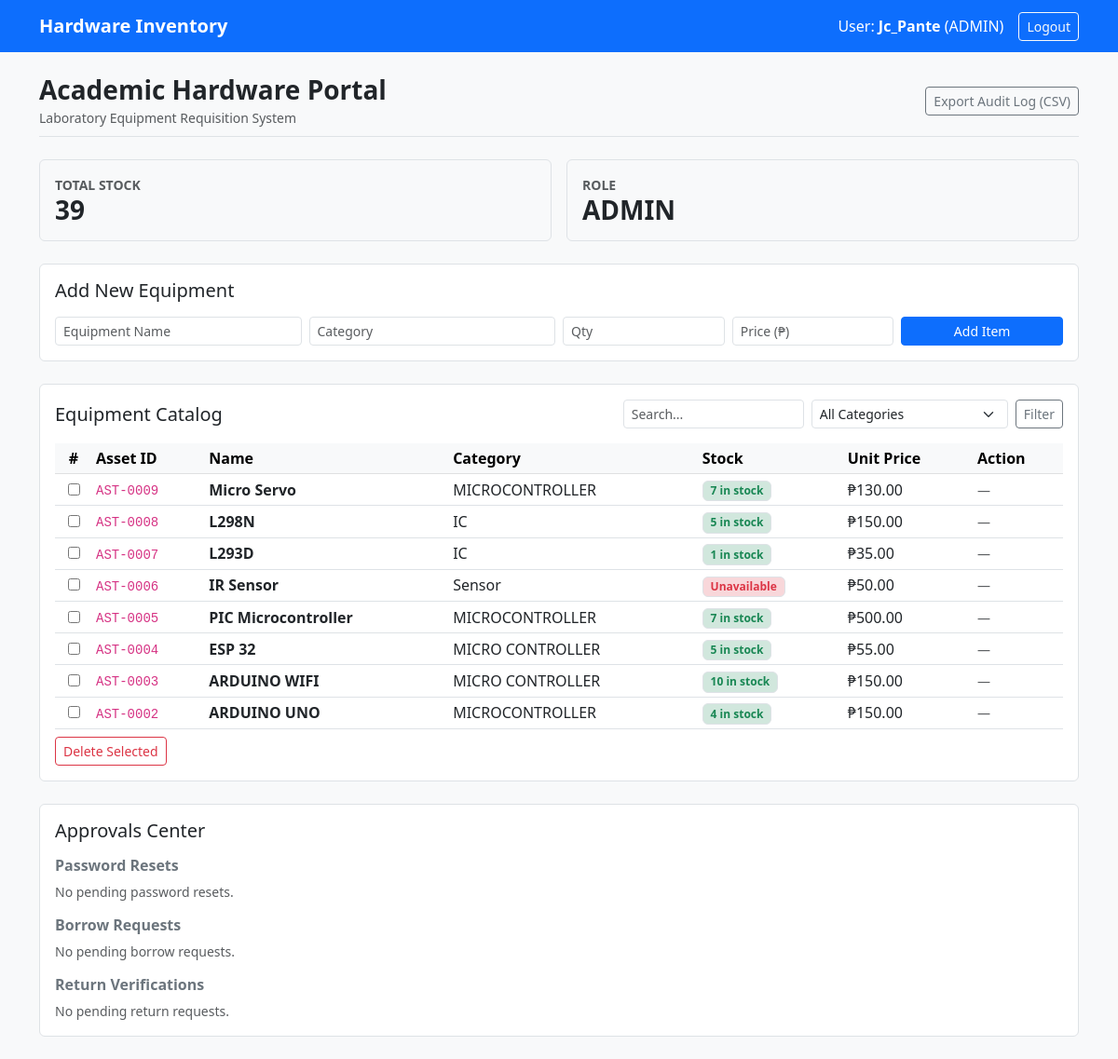
/dashboard (signed in), run on the app's committed database.
### tables this page shows
CREATE TABLE hardware (
                    item_id INTEGER PRIMARY KEY AUTOINCREMENT,
                    item_name TEXT UNIQUE NOT NULL,
                    category TEXT NOT NULL,
                    quantity INTEGER NOT NULL,
                    unit_price REAL NOT NULL,
                    status TEXT NOT NULL
                );

### app.py (the view)
    def wrapped(*args, **kwargs):
        if 'username' not in session:
            flash("Please log in first to access this page.", "warning")
            return redirect(url_for('login'))
        return f(*args, **kwargs)

### LaboratorySystem_Web_Lab1.py (called while the page is built)
    @classmethod
    def get_categories(cls):
        try:
            with sqlite3.connect(cls.db_name) as conn:
                cursor = conn.cursor()
                cursor.execute(
                    "SELECT DISTINCT category FROM hardware ORDER BY category"
                )
                return [row[0] for row in cursor.fetchall()]
        except sqlite3.Error:
            return []

    @classmethod
    def get_total_stocks(cls):
        try:
            with sqlite3.connect(cls.db_name) as conn:
                cursor = conn.cursor()
                cursor.execute("SELECT COALESCE(SUM(quantity), 0) FROM hardware")
                return cursor.fetchone()[0]
        except sqlite3.Error:
            return 0

    @classmethod
    def fetch_pending_resets(cls):
        try:
            with sqlite3.connect(cls.db_name) as conn:
                cursor = conn.cursor()
                cursor.execute(
                    "SELECT request_id, username, email, timestamp "
                    "FROM reset_requests WHERE status = 'PENDING' "
                    "ORDER BY request_id DESC"
                )
                return cursor.fetchall()
        except sqlite3.Error:
            return []

    @classmethod
    def fetch_pending_borrows(cls):
        return InventoryController.fetch_borrows(status="PENDING_BORROW")

    @classmethod
    def fetch_pending_returns(cls):
        return InventoryController.fetch_borrows(status="RETURN_PENDING")

### app.py (called while the page is built)
def login_required(f):
    def wrapped(*args, **kwargs):
        if 'username' not in session:
            flash("Please log in first to access this page.", "warning")
            return redirect(url_for('login'))
        return f(*args, **kwargs)
    wrapped.__name__ = f.__name__
    return wrapped

### templates/dashboard.html (shortened to what this page needs)
{% extends "base.html" %}
{% block content %}
<div class="d-flex justify-content-between align-items-center mb-4 pb-2 border-bottom">
    <div>
        <h3 class="mb-0 fw-bold">Academic Hardware Portal</h3>
        <small class="text-muted">Laboratory Equipment Requisition System</small>
    </div>
    {% if session.role == 'ADMIN' %}
    <a href="{{ url_for('export_csv') }}" class="btn btn-outline-secondary btn-sm">
        Export Audit Log (CSV)
    </a>
    {% endif %}
</div>
<div class="row g-3 mb-4">
    <div class="col-6">
        <div class="p-3 border rounded bg-light">
            <div class="text-muted small text-uppercase fw-semibold">Total Stock</div>
            <div class="h3 mb-0 fw-bold">{{ total_stocks }}</div>
        </div>
    </div>
    <div class="col-6">
        <div class="p-3 border rounded bg-light">
            <div class="text-muted small text-uppercase fw-semibold">Role</div>
            <div class="h3 mb-0 fw-bold">{{ session.role }}</div>
        </div>
    </div>
</div>
{% if session.role == 'ADMIN' %}
<div class="card p-3 mb-4 border">
    <h5 class="card-title mb-3">Add New Equipment</h5>
    <form action="{{ url_for('add_item') }}" method="POST" class="row g-2">
        <div class="col-md-3">
            <input type="text" name="item_name" class="form-control form-control-sm" placeholder="Equipment Name" required>
        </div>
        <div class="col-md-3">
            <input type="text" name="category" class="form-control form-control-sm" placeholder="Category" required>
        </div>
        <div class="col-md-2">
            <input type="number" name="quantity" class="form-control form-control-sm" placeholder="Qty" min="0" required>
        </div>
        <div class="col-md-2">
            <input type="number" step="0.01" name="unit_price" class="form-control form-control-sm" placeholder="Price (₱)" min="0" required>
        </div>
        <div class="col-md-2">
            <button type="submit" class="btn btn-primary btn-sm w-100">Add Item</button>
        </div>
    </form>
</div>
{% endif %}
<div class="card p-3 mb-4 border">
    <div class="d-flex justify-content-between align-items-center mb-3">
        <h5 class="mb-0">Equipment Catalog</h5>
        <form method="GET" action="{{ url_for('dashboard') }}" class="d-flex gap-2">
            <input type="text" name="search" class="form-control form-control-sm" placeholder="Search..." value="{{ search }}">
            <select name="category" class="form-select form-select-sm">
                <option value="ALL">All Categories</option>
            </select>
            <button type="submit" class="btn btn-sm btn-outline-secondary">Filter</button>
        </form>
    </div>
    {% if session.role == 'ADMIN' %}
    <form action="{{ url_for('delete_items') }}" method="POST">
    {% endif %}
        <div class="table-responsive">
            <table class="table table-hover table-sm align-middle mb-0">
                <thead class="table-light">
                    <tr>
                        {% if session.role == 'ADMIN' %}
                        <th class="text-center" style="width: 40px;">#</th>
                        {% endif %}
                        <th>Asset ID</th>
                        <th>Name</th>
                        <th>Category</th>
                        <th>Stock</th>
                        <th>Unit Price</th>
                        <th>Action</th>
                    </tr>
                </thead>
                <tbody>
                    {% for item in items %}
                    <tr>
                        {% if session.role == 'ADMIN' %}
                        <td class="text-center">
                            <input type="checkbox" name="selected_items" value="{{ item[0] }}">
                        </td>
                        {% endif %}
                        <td><code>AST-{{ "%04d"|format(item[0]) }}</code></td>
                        <td><strong>{{ item[1] }}</strong></td>
                        <td>{{ item[2] }}</td>
                        <td>
                            {% if item[3] > 0 %}
                                <span class="badge bg-success-subtle text-success border">{{ item[3] }} in stock</span>
                            {% else %}
                                <span class="badge bg-danger-subtle text-danger border">Unavailable</span>
                            {% endif %}
                        </td>
                        <td>₱{{ "%.2f"|format(item[4]) }}</td>
                        <td>
                            {% if session.role != 'ADMIN' %}
                            <form action="{{ url_for('borrow_item') }}" method="POST" class="d-flex gap-1 align-items-center">
                                <input type="hidden" name="item_id" value="{{ item[0] }}">
                                <input type="text" name="student_number" class="form-control form-control-sm" placeholder="Student No." value="{{ session.get('student_number', '') }}" required style="max-width: 120px;">
                                <input type="number" name="quantity" value="1" min="1" max="{{ item[3] }}" class="form-control form-control-sm" style="width: 55px;">
                                <button type="submit" class="btn btn-sm btn-primary" {% if item[3] < 1 %}disabled{% endif %}>Borrow</button>
                            </form>
                            {% else %}
                            <span class="text-muted small">—</span>
                            {% endif %}
                        </td>
                    </tr>
                    {% endfor %}
                </tbody>
            </table>
        </div>
        {% if session.role == 'ADMIN' %}
        <div class="mt-2">
            <button type="submit" class="btn btn-outline-danger btn-sm" onclick="return confirm('Delete selected items?')">
                Delete Selected
            </button>
        </div>
    </form>
    {% endif %}
</div>
{% if session.role == 'ADMIN' %}
<div class="card p-3 mb-4 border">
    <h5 class="mb-3">Approvals Center</h5>
    <h6 class="fw-bold mb-2 text-secondary">Password Resets</h6>
    {% if pending_resets %}
    <form action="{{ url_for('process_resets') }}" method="POST" class="mb-4">
        <div class="table-responsive mb-2">
            <table class="table table-sm align-middle mb-0">
                <thead class="table-light">
                    <tr>
                        <th class="text-center" style="width: 40px;">#</th>
                        <th>Req ID</th>
                        <th>Username</th>
                        <th>Email</th>
                        <th>Timestamp</th>
                    </tr>
                </thead>
                <tbody>
                    {% for reset in pending_resets %}
                    <tr>
                        <td class="text-center">
                            <input type="checkbox" name="selected_resets" value="{{ reset[0] }}">
                        </td>
                        <td><code>RST-{{ reset[0] }}</code></td>
                        <td><strong>{{ reset[1] }}</strong></td>
                        <td>{{ reset[2] }}</td>
                        <td><small class="text-muted">{{ reset[3] }}</small></td>
                    </tr>
                    {% endfor %}
                </tbody>
            </table>
        </div>
        <button type="submit" name="action" value="approve" class="btn btn-sm btn-success">Approve Selected</button>
        <button type="submit" name="action" value="reject" class="btn btn-sm btn-outline-danger">Reject Selected</button>
    </form>
    {% else %}
    <p class="text-muted small mb-3">No pending password resets.</p>
    {% endif %}
    <h6 class="fw-bold mb-2 text-secondary">Borrow Requests</h6>
    {% if pending_borrows %}
    <div class="table-responsive mb-4">
        <table class="table table-sm align-middle mb-0">
            <thead class="table-light">
                <tr>
                    <th>Log ID</th>
                    <th>User</th>
                    <th>Student No.</th>
                    <th>Item</th>
                    <th>Qty</th>
                    <th>Date</th>
                    <th>Action</th>
                </tr>
            </thead>
            <tbody>
                {% for loan in pending_borrows %}
                <tr>
                    <td><code>#{{ loan[0] }}</code></td>
                    <td><strong>{{ loan[1] }}</strong></td>
                    <td>{{ loan[2] }}</td>
                    <td>{{ loan[4] }}</td>
                    <td>{{ loan[5] }}</td>
                    <td><small class="text-muted">{{ loan[6] }}</small></td>
                    <td>
                        <a href="{{ url_for('approve_borrow', log_id=loan[0]) }}" class="btn btn-sm btn-success">Approve</a>
                        <a href="{{ url_for('reject_borrow', log_id=loan[0]) }}" class="btn btn-sm btn-outline-danger">Reject</a>
                    </td>
                </tr>
                {% endfor %}
            </tbody>
        </table>
    </div>
    {% else %}
    <p class="text-muted small mb-3">No pending borrow requests.</p>
    {% endif %}
    <h6 class="fw-bold mb-2 text-secondary">Return Verifications</h6>
    {% if pending_returns %}
    <div class="table-responsive">
        <table class="table table-sm align-middle mb-0">
            <thead class="table-light">
                <tr>
                    <th>Log ID</th>
                    <th>User</th>
                    <th>Student No.</th>
                    <th>Item</th>
                    <th>Qty</th>
                    <th>Action</th>
                </tr>
            </thead>
            <tbody>
                {% for ret in pending_returns %}
                <tr>
                    <td><code>#{{ ret[0] }}</code></td>
                    <td><strong>{{ ret[1] }}</strong></td>
                    <td>{{ ret[2] }}</td>
                    <td>{{ ret[4] }}</td>
                    <td>{{ ret[5] }}</td>
                    <td>
                        <a href="{{ url_for('approve_return', log_id=ret[0]) }}" class="btn btn-sm btn-success">Verify Return</a>
                        <a href="{{ url_for('reject_return', log_id=ret[0]) }}" class="btn btn-sm btn-outline-danger">Reject</a>
                    </td>
                </tr>
                {% endfor %}
            </tbody>
        </table>
    </div>
    {% else %}
    <p class="text-muted small mb-0">No pending return requests.</p>
    {% endif %}
</div>
{% endif %}
{% endblock %}

### data on the page
hardware: item_id "0009", item_name "Micro Servo", category "MICROCONTROLLER", quantity "7", unit_price "130.00"
hardware: item_id "0008", item_name "L298N", category "IC", quantity "5", unit_price "150.00"
hardware: item_id "0007", item_name "L293D", category "IC", quantity "1", unit_price "35.00"
hardware: item_id "0006", item_name "IR Sensor", category "Sensor", quantity "Unavailable", unit_price "50.00"
hardware: item_id "0005", item_name "PIC Microcontroller", category "MICROCONTROLLER", quantity "7", unit_price "500.00"
hardware: item_id "0004", item_name "ESP 32", category "MICRO CONTROLLER", quantity "5", unit_price "55.00"
hardware: item_id "0003", item_name "ARDUINO WIFI", category "MICRO CONTROLLER", quantity "10", unit_price "150.00"
hardware: item_id "0002", item_name "ARDUINO UNO", category "MICROCONTROLLER", quantity "4", unit_price "150.00"

### other printed values
{{ session.username }} "Jc_Pante"
{{ session.role }} "ADMIN"
{{ total_stocks }} "39"
